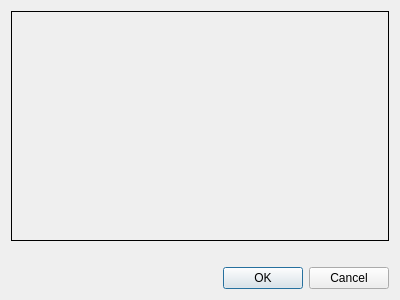
<?xml version="1.0" encoding="UTF-8"?>
<ui version="4.0">
 <class>PolygonDrawing</class>
 <widget class="QDialog" name="PolygonDrawing">
  <property name="geometry">
   <rect>
    <x>0</x>
    <y>0</y>
    <width>400</width>
    <height>300</height>
   </rect>
  </property>
  <property name="windowTitle">
   <string>Dialog</string>
  </property>
  <layout class="QVBoxLayout" name="verticalLayout" stretch="1,0,0">
   <item>
    <widget class="FrameLabel" name="frame_label">
     <property name="enabled">
      <bool>true</bool>
     </property>
     <property name="sizePolicy">
      <sizepolicy hsizetype="Ignored" vsizetype="Ignored">
       <horstretch>0</horstretch>
       <verstretch>0</verstretch>
      </sizepolicy>
     </property>
     <property name="mouseTracking">
      <bool>true</bool>
     </property>
     <property name="autoFillBackground">
      <bool>true</bool>
     </property>
     <property name="frameShape">
      <enum>QFrame::Box</enum>
     </property>
     <property name="alignment">
      <set>Qt::AlignCenter</set>
     </property>
    </widget>
   </item>
   <item>
    <widget class="QLabel" name="info_label">
     <property name="text">
      <string/>
     </property>
    </widget>
   </item>
   <item>
    <widget class="QDialogButtonBox" name="buttonBox">
     <property name="orientation">
      <enum>Qt::Horizontal</enum>
     </property>
     <property name="standardButtons">
      <set>QDialogButtonBox::Cancel|QDialogButtonBox::Ok</set>
     </property>
    </widget>
   </item>
  </layout>
 </widget>
 <customwidgets>
  <customwidget>
   <class>FrameLabel</class>
   <extends>QLabel</extends>
   <header>FrameLabel.h</header>
  </customwidget>
 </customwidgets>
 <resources/>
 <connections>
  <connection>
   <sender>buttonBox</sender>
   <signal>accepted()</signal>
   <receiver>PolygonDrawing</receiver>
   <slot>accept()</slot>
   <hints>
    <hint type="sourcelabel">
     <x>248</x>
     <y>254</y>
    </hint>
    <hint type="destinationlabel">
     <x>157</x>
     <y>274</y>
    </hint>
   </hints>
  </connection>
  <connection>
   <sender>buttonBox</sender>
   <signal>rejected()</signal>
   <receiver>PolygonDrawing</receiver>
   <slot>reject()</slot>
   <hints>
    <hint type="sourcelabel">
     <x>316</x>
     <y>260</y>
    </hint>
    <hint type="destinationlabel">
     <x>286</x>
     <y>274</y>
    </hint>
   </hints>
  </connection>
 </connections>
</ui>
